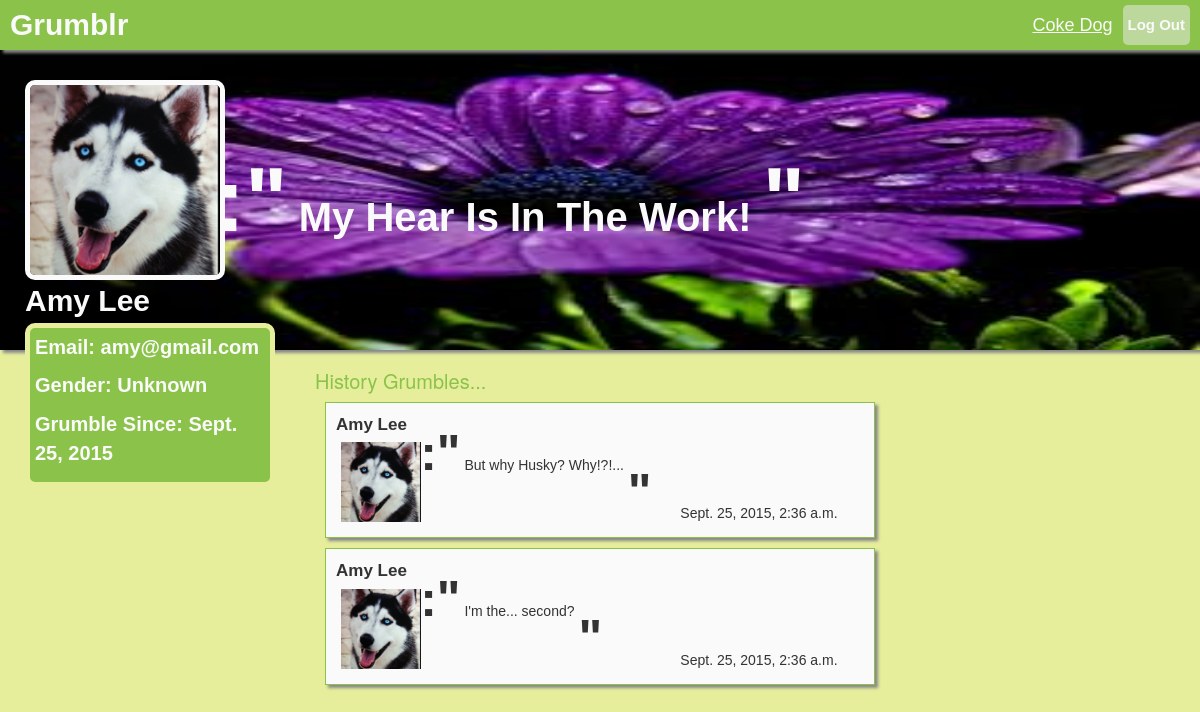
Page /profile/amy@gmail.com (signed in) on the committed database.
### grumblr/models.py (models this page shows, shortened)
class UserProfile(models.Model):
    user = models.OneToOneField(User, unique=True)
    firstname = models.TextField(default="")
    lastname = models.TextField(default="")
    photo = models.ImageField(upload_to="documents/%y/%m/%d", default=default_photo)
    background = models.ImageField(upload_to="documents/%y/%m/%d", default=default_background)
    email = models.TextField()
    gender = models.TextField(default="Unknown")
    saying = models.TextField(default="My Heart Is In The Work!")
    def get_name(self):
        return str(self.firstname) + " " + str(self.lastname)
    def get_email(self):
        return self.email
    def get_photo(self):
        return settings.MEDIA_URL + str(self.photo)
    def get_background(self):
        return settings.MEDIA_URL + str(self.background)
    def get_gender(self):
        return self.gender
    def get_age(self):
        return self.user.date_joined.date()
    def get_saying(self):
        return self.saying

class grumble(models.Model):
    text = models.CharField(max_length=45)
    time = models.DateTimeField(auto_now=True, blank=True)
    user = models.ForeignKey(User)
    def get_name(self):
        return self.user.userprofile.get_name()
    def get_text(self):
        return self.text
    def get_time(self):
        return self.time

### grumblr/views.py (the view)
# urls.py: url(r'^profile/(?P<username>.*)$', 'grumblr.views.profile'),
@login_required
def profile(request, username=""):
    context = {}
    errors = []
    context['errors'] = errors
    if request.method == "GET":
        if len(username) == 0:
            user = request.user
        else:
            user = User.objects.get(username=username)
        grumbles = grumble.objects.filter(user=user)
        context['grumbles'] = grumbles
        context['user'] = request.user
        profile = user.userprofile
        context['profile'] = profile
        return render(request, 'grumblr/profile.html', context)
    return render(request, 'grumblr/profile.html', context)

### grumblr/templates/grumblr/profile.html (shortened to what this page needs)
<!DOCTYPE html>
<html>
<head lang="en">
    <link href="/static/css/grumblr/bootstrap.css" rel="stylesheet" type="text/css">
    <link href="/static/css/grumblr/global_post.css" rel="stylesheet" type="text/css">
</head>
<body>
<div class="topbar">
    <div id="title_text">
        <a href="/home">Grumblr</a>
    </div>
    <div class="log_btn">
        <a href="/login">Log Out</a>
    </div>
    <a href="/profile" style="font-size:18px;float:right;font-weight:normal;text-decoration:underline;margin-right:10px;">
        {{ user.userprofile.get_name }}
    </a>
</div>
<div class="content">
    <row>
        <div class="profile_pane" style="background: url({{ profile.get_background }}) no-repeat; background-size: 100% 100%">
            <div class="col-md-3">
                <div class="user_info">
                    <img src={{ profile.get_photo }} class="user_info_photo">
                    <p class="user_info_name">{{ profile.get_name }}</p>
                    <div class="user_info_table">
                        <p>Email: {{ profile.get_email }}</p>
                        <p>Gender: {{ profile.get_gender }}</p>
                        <p>Grumble Since: {{ profile.get_age }}</p>
                    </div>
                </div>
            </div>
            <div class="col-md-9 signature_pane">
                <div class="signature">
                    <span class="signature_quotes1">:"</span>
                    <span>{{ profile.get_saying }}</span>
                    <span class="signature_quotes2">"</span>
                </div>
            </div>
        </div>
    </row>
    <row>
        <div class="col-md-6 middle-cols">
            <div class="history_post">
                <h3>History Grumbles...</h3>
                {% for grumble in grumbles reversed %}
                <div class="grumble">
                    <div>
                        <p class="user_name">{{ grumble.get_name }}</p>
                        <a href="/profile">
                        <img src = {{ grumble.user.userprofile.get_photo }} class="photo">
                        </a>
                    </div>
                    <div class="grumble_content">
                        <div class="grumble_text">
                            <span class="quotes">:"</span>
                            <span class="text">{{ grumble.get_text }}</span>
                            <span class="quotes2">"</span>
                        </div>
                        <div class="grumble_time">
                            {{ grumble.get_time }}
                        </div>
                    </div>
                </div>
                {% endfor %}
        </div>
        <div class="col-md-3">
        </div>
    </row>
</div>
</body>
</html>

### grumblr/static/css/grumblr/global_post.css (style rules this page uses)
body { background-color: #E6EE9C; }
.topbar { background-color: #8BC34A; color:#fafafa; font-family:Arial, sans-serif; font-weight:bold; font-size:30px; height: 50px; line-height: 50px; width: 100%; position:fixed; top: 0; right: 0; z-index:100; box-shadow: 3px 3px 3px #888; }
#title_text { float:left; margin-left:10px; }
a, a:hover, a:focus { color:#fafafa; text-decoration: none; }
.log_btn { color:#fafafa; background-color: rgba(238,238,238,0.5); font-family:Arial, sans-serif; font-weight:bold; font-size:15px; height:40px; line-height:40px; padding-left:5px; padding-right:5px; margin-right:10px; margin-top:5px; border-radius:5px; float:right; }
.content { margin-top:50px; }
.photo { width:80px; height:80px; float:left; margin:5px; }
.grumble { margin:10px; border-style:solid; border-width:1px; border-color:#8BC34A; background-color:#fafafa; padding:10px; font-family:Arial, sans-serif; font-color: #424242; box-shadow: 3px 3px 3px #888; }
.grumble .user_name { pading:0px; margin:0px; }
.grumble > div:first-of-type { float:left; width:15%; font-family:Arial, sans-serif; font-size:17px; font-color: #424242; font-weight: bold; }
.grumble > div:nth-of-type(2) { float:left; width:80%; }
.grumble .grumble_text { padding:5px; margin-bottom:-30px; }
.grumble .text { vertical-align: baseline; }
.grumble .quotes { font-family:Arial, sans-serif; font-size:50px; font-color: #424242; font-weight: bold; }
.grumble .grumble_content { float:right; }
.grumble .quotes2 { font-family:Arial, sans-serif; font-size:50px; font-color: #424242; font-weight: bold; vertical-align: text-top; }
.grumble .grumble_time { float:right; }
.profile_pane { background-color:#fafafa; height:300px; }
.profile_pane { background-size:100% 150%; box-shadow: 3px 3px 3px #888; }
.user_info { padding:10px; margin-top:20px; }
.user_info_photo { width:200px; height:200px; border-style: solid; border-color: #fafafa; border-radius: 10px; border-width: 5px; }
.user_info_name { font-family:Arial, sans-serif; font-size:30px; color: #fafafa; font-weight: bold; margin-bottom: 0; }
.user_info_table { background-color:#8BC34A; border-style: solid; border-color: #E6EE9C; border-radius: 10px; border-width: 5px; font-family:Arial, sans-serif; font-size:20px; color: #fafafa; font-weight: bold; padding:5px; }
.signature_pane { position:relative; height:300px; }
.profile_pane .signature { font-family:Arial, sans-serif; font-size:40px; height:200px; line-height:200px; color: #fafafa; font-weight: bold; position:absolute; margin:-100px; top:50%; }
.signature_quotes1 { font-size:90px; }
.signature_quotes2 { font-size:90px; }
.history_post h3 { color:#8BC34A; font-size:20px; }

### rows in the picture
UserProfile: get_background (picture), get_photo (picture), get_name "Amy Lee", get_email "amy@gmail.com", get_gender "Unknown", get_age "Sept. 25, 2015", get_saying "My Hear Is In The Work!"
grumble: get_name "Amy Lee", user.userprofile.get_photo (picture), get_text "But why Husky? Why!?!...", get_time "Sept. 25, 2015, 2:36 a.m."
grumble: get_name "Amy Lee", user.userprofile.get_photo (picture), get_text "I'm the... second?", get_time "Sept. 25, 2015, 2:36 a.m."

### other values in the picture
{{ user.userprofile.get_name }} "Coke Dog"
